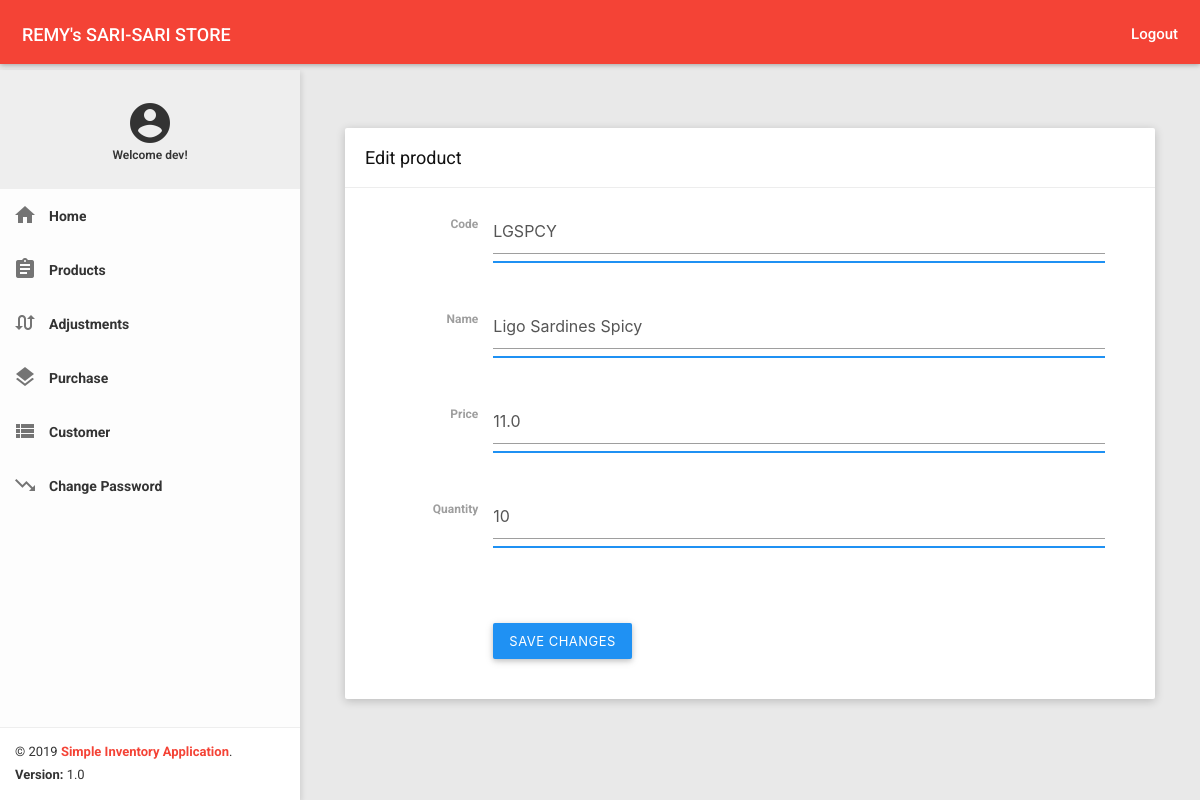
Screenshot of /edit_product/8 (signed in) with the database file from the repository.
### app.py (models this page shows, shortened)
class User(db.Model, UserMixin):
    __tablename__ = 'user'
    id = db.Column(db.Integer, primary_key=True)
    username = db.Column(db.String(10), unique=True)
    password = db.Column(db.String(200))

class Product(db.Model):
    __tablename__ = 'product'
    id = db.Column(db.Integer, primary_key=True)
    code = db.Column(db.String(30), unique=True)
    name = db.Column(db.String(50))
    price = db.Column(db.Float)
    quantity = db.Column(db.Integer)
    created_at = db.Column(db.DateTime, default=datetime.utcnow)
    updated_at = db.Column(db.DateTime, default=datetime.utcnow)
    adjustment_line = db.relationship('AdjustmentDetail',backref='adjustment_detail')
    purchase_line = db.relationship('PurchaseDetail',backref='purchase_detail')

### app.py (the view, shortened to what this page needs)
@app.route('/edit_product/<string:id>', methods=['POST', 'GET'])
@login_required
def edit_product(id):
    message, css_class, code, name, quantity, price = ('', '', '', '', '', '')
    edit_product = Product.query.filter_by(id=id).first_or_404()
    if edit_product:
        if request.method == 'GET':
            code = edit_product.code
            name = edit_product.name
            quantity = edit_product.quantity
            price = edit_product.price
            return render_template('edit_product.html', **locals())
    else:
        return 'Invalid Request'

### app.py (called while the page is built)
@login_manager.user_loader
def load_user(user_id):
    return User.query.get(int(user_id))

### templates/edit_product.html (shortened to what this page needs)
﻿{% extends 'base.html' %}
{% block customcss %}
    <link href="../static/all-themes.css" rel="stylesheet">
{% endblock %}
{% set bodyclass = 'theme-red' %}
{% block content %}
    {% include './includes/nav.html' %}
    <section class="content">
        <div class="container-fluid">
            <div class="row clearfix">
                <div class="col-lg-12 col-md-12 col-sm-12 col-xs-12">
                    <div class="card">
                        <div class="header">
                            <h2>
                                Edit product
                            </h2>
                        </div>
                        <div class="body">
                            <form class="form-horizontal" method="POST" action="">
                                <div class="row clearfix">
                                    <div class="col-lg-2 col-md-2 col-sm-4 col-xs-5 form-control-label">
                                        <label for="email_address_2">Code</label>
                                    </div>
                                    <div class="col-lg-10 col-md-10 col-sm-8 col-xs-7">
                                        <div class="form-group">
                                            <div class="form-line">
                                                <input type="text" name="code" class="form-control" value="{{ code }}">
                                            </div>
                                        </div>
                                    </div>
                                </div>
                                <div class="row clearfix">
                                    <div class="col-lg-2 col-md-2 col-sm-4 col-xs-5 form-control-label">
                                        <label for="email_address_2">Name</label>
                                    </div>
                                    <div class="col-lg-10 col-md-10 col-sm-8 col-xs-7">
                                        <div class="form-group">
                                            <div class="form-line">
                                                <input type="text" name="name" class="form-control" value="{{ name }}">
                                            </div>
                                        </div>
                                    </div>
                                </div>
                                <div class="row clearfix">
                                    <div class="col-lg-2 col-md-2 col-sm-4 col-xs-5 form-control-label">
                                        <label for="email_address_2">Price</label>
                                    </div>
                                    <div class="col-lg-10 col-md-10 col-sm-8 col-xs-7">
                                        <div class="form-group">
                                            <div class="form-line">
                                                <input type="number" name="price" class="form-control" value="{{ price }}">
                                            </div>
                                        </div>
                                    </div>
                                </div>
                                <div class="row clearfix">
                                    <div class="col-lg-2 col-md-2 col-sm-4 col-xs-5 form-control-label">
                                        <label for="email_address_2">Quantity</label>
                                    </div>
                                    <div class="col-lg-10 col-md-10 col-sm-8 col-xs-7">
                                        <div class="form-group">
                                            <div class="form-line">
                                                <input type="number" name="quantity" class="form-control" value="{{ quantity }}">
                                            </div>
                                        </div>
                                    </div>
                                </div>
                                <div class="row clearfix">
                                    <div class="col-lg-offset-2 col-md-offset-2 col-sm-offset-4 col-xs-offset-5">
                                        <button type="submit" class="btn btn-primary m-t-15 waves-effect">Save Changes</button>
                                    </div>
                                </div>
                            </form>
                        </div>
                    </div>
                </div>
            </div>
        </div>
    </section>
{% endblock %}

### templates/includes/nav.html (shortened to what this page needs)
    <nav class="navbar">
        <div class="container-fluid">
            <div class="navbar-header">
                <a class="navbar-brand" href="/home"><strong>REMY's SARI-SARI STORE</strong></a>
            </div>
            <div class="collapse navbar-collapse" id="navbar-collapse">
                <ul class="nav navbar-nav navbar-right">
                    <li><a href="/logout" class="js-search" data-close="true"><strong>Logout</strong></a></li>
                </ul>
            </div>
        </div>
    </nav>
    <section>
        <aside id="leftsidebar" class="sidebar">
            <div class="menu">
                <ul class="list">
                    <li class="header align-center">
                        <br>
                        <div class="demo-google-material-icon"> <i class="material-icons md-48">account_circle</i></div>
                        <span class="icon-name">
                            Welcome {{ current_user.username }}!
                        </span>
                        <br> <br>
                    </li>
                    <li>
                        <a href="/home">
                            <i class="material-icons">home</i>
                            <span>Home</span>
                        </a>
                    </li>
                    <li>
                        <a href="/products">
                            <i class="material-icons">assignment</i>
                            <span>Products</span>
                        </a>
                    </li>
                    <li>
                        <a href="/adjustment">
                            <i class="material-icons">swap_calls</i>
                            <span>Adjustments</span>
                        </a>
                    </li>
                    <li>
                        <a href="/purchase">
                            <i class="material-icons">layers</i>
                            <span>Purchase</span>
                        </a>
                    </li>
                    <li>
                        <a href="/customers">
                            <i class="material-icons">view_list</i>
                            <span>Customer</span>
                        </a>
                    </li>
                    <li>
                        <a href="/changepassword">
                            <i class="material-icons">trending_down</i>
                            <span>Change Password</span>
                        </a>
                    </li>
                </ul>
            </div>
            <div class="legal">
                <div class="copyright">
                    &copy; 2019 <a href="javascript:void(0);">Simple Inventory Application</a>.
                </div>
                <div class="version">
                    <b>Version: </b> 1.0
                </div>
            </div>
        </aside>
    </section>

### static/waves.css (style rules this page uses)
.waves-effect { position: relative; cursor: pointer; display: inline-block; overflow: hidden; -webkit-user-select: none; -moz-user-select: none; -ms-user-select: none; user-select: none; -webkit-tap-highlight-color: transparent; }
.waves-block { display: block; }

### static/all-themes.css (style rules this page uses)
.theme-red .navbar-brand { color: #fff; }
.theme-red .nav > li > a { color: #fff; }
.theme-red .sidebar .legal { background-color: #fff; }
.theme-red .sidebar .legal .copyright a { color: #F44336 !important; }

### rows the page displays
User: username "dev"
Product: code "LGSPCY", name "Ligo Sardines Spicy", price "11.0"
